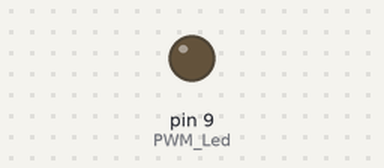
The sketch below on a simulated Arduino Uno, built with avr-gcc and run on an emulated ATmega328P. On the bench: output pins drawn as LEDs (lit = HIGH).

Above: at 0.05 s.
At 4.85 s:
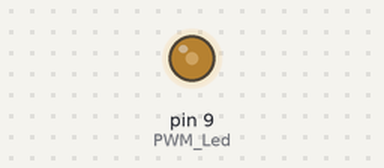
At 9.7 s:
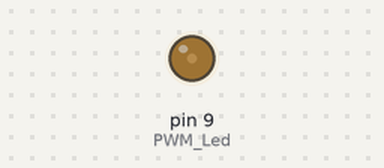
Timing chart, 0 to 18.3 s (numbered marks = the images above):
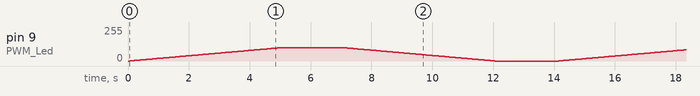

The sketch:

Fade.ino
```cpp
//Definimos nuestras constantes
#define PWM_Led 9

float pwm=0;


void setup() {
  // put your setup code here, to run once:

  //Declaramos el pin 9 como salida
  pinMode(PWM_Led,OUTPUT);

}

void loop() {
  // put your main code here, to run repeatedly:

  //De 0 a 100 escribiremos el valor del pwm
  for(pwm=0;pwm<=100;pwm++) {
  //Escribimos ese pwm en el pin digital 9
  analogWrite(PWM_Led,pwm);
  //Esperamos 50 milisegundos
  delay(50);
  }

  //Esperamos 2 segundos
  delay(2000);

  //De 100 a 0 escribiremos el valor del pwm
  for(pwm=100;pwm>=0;pwm--) {
  //Escribimos ese pwm en el pin digital 9
  analogWrite(PWM_Led,pwm);
  //Esperamos 50 milisegundos
  delay(50);
  }
  //Esperamos 2 segundos
  delay(2000);
}
```
